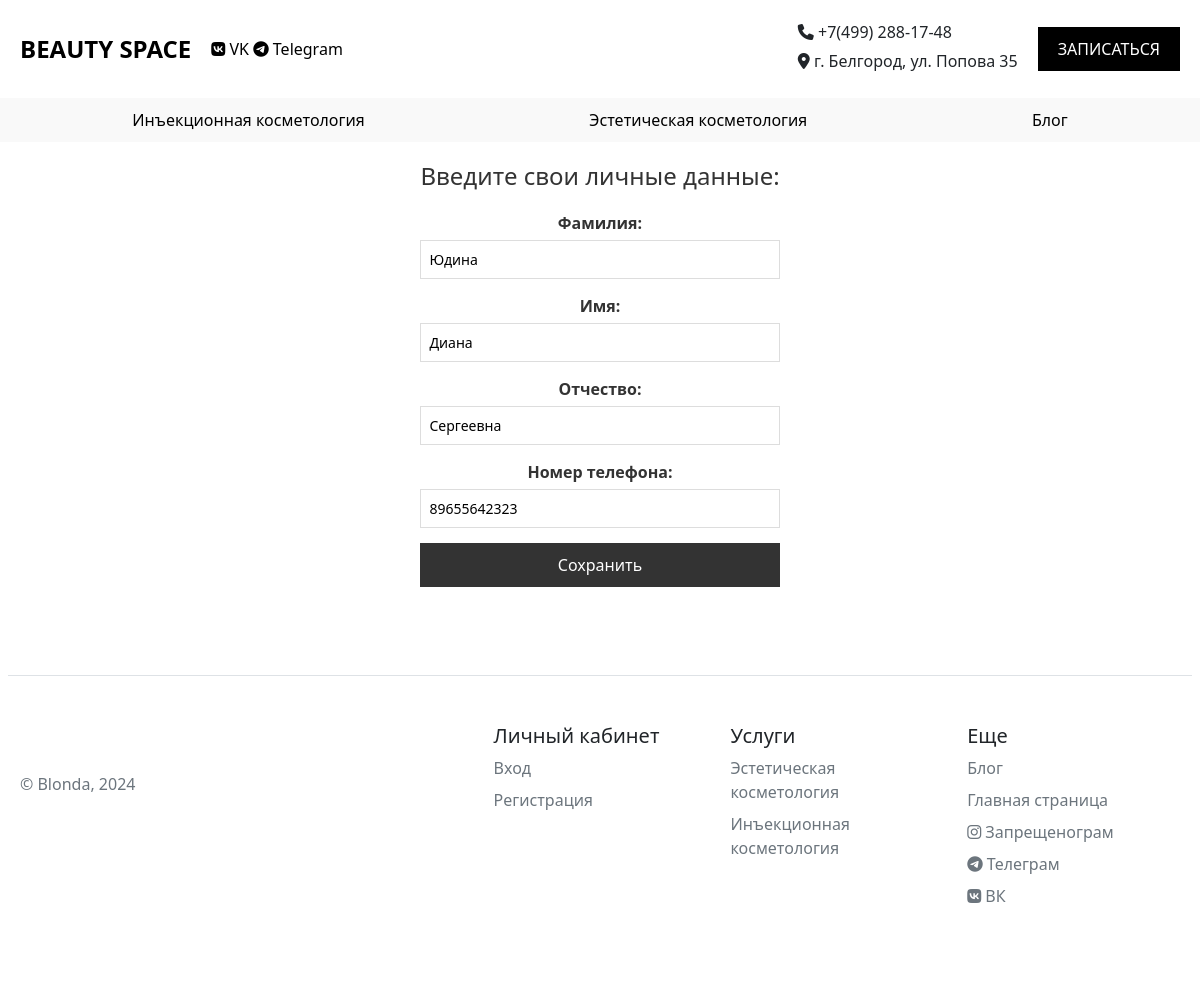
Page /profile_info/ (signed in) on the committed database.
### main/models.py (models this page shows, shortened)
class UserProfile(models.Model):
    user = models.OneToOneField(User, on_delete=models.CASCADE)
    is_superuser = models.BooleanField(default=False)
    surname = models.CharField(max_length=25, blank=True, default='', verbose_name='Фамилия')
    name = models.CharField(max_length=25, blank=True, default='', verbose_name='Имя')
    patronymic = models.CharField(max_length=25, blank=True, default='', verbose_name='Отчество')
    phone_number = models.CharField(max_length=15, blank=True, default='', verbose_name='Номер телефона')
    class Meta:
        verbose_name = 'Профиль пользователя'
        verbose_name_plural = 'Профили пользователей'

### main/views.py (the view)
# urls.py: path('profile_info/', views.profile_info, name='profile_info'),
@login_required
def profile_info(request):
    user_profile = UserProfile.objects.get(user=request.user)
    if request.method == 'POST':
        form = UpdateInfoForm(request.POST, instance=user_profile)
        if form.is_valid():
            form.save()
            return redirect('user_profile')
    else:
        form = UpdateInfoForm(instance=user_profile)
    return render(request, 'main/profile_info.html', {'form': form})

### main/forms.py (shortened to what this page needs)
class UpdateInfoForm(forms.ModelForm):   # редактирование информации о пользователе
    surname = forms.CharField(
        max_length=25,
        required=True,
        label='Фамилия')
    name = forms.CharField(
        max_length=25,
        required=True,
        label='Имя')
    patronymic = forms.CharField(
        max_length=25,
        required=True,
        label='Отчество')
    phone_number = forms.CharField(
        max_length=15,
        required=True,
        label='Номер телефона')
    class Meta:
        model = UserProfile
        fields = ('surname', 'name', 'patronymic', 'phone_number')

### main/templates/main/profile_info.html (shortened to what this page needs)
{% extends 'main/layout.html' %}
{% load static %}
{% block content %}
<form method="post">
    <h2>Введите свои личные данные:</h2>
    {{ form.as_p }}
    <button class="custom-button-dark" type="submit">Сохранить</button>
</form>
{% endblock %}

### main/static/main/stylesheet/style.css (style rules this page uses)
body { display: flex; flex-direction: column; align-items: center; justify-content: center; }
form { padding: 20px; width: 100%; max-width: 400px; }
form h2 { margin-bottom: 20px; font-size: 24px; color: #333333; text-align: center; }
form p { margin-bottom: 15px; }
form label { display: block; margin-bottom: 5px; font-weight: bold; color: #333333; }
form input[type=text], form input[type=password], form input[type=email], form input[type=number], form select, form textarea { width: 100%; padding: 8px; border: 1px solid #dddddd; margin-bottom: 10px; display: block; font-size: 14px; }
.custom-button-dark { background-color: #333333; color: #fff; padding: 10px 20px; border: none; cursor: pointer; font-size: 16px; width: 100%; }

### rows in the picture
UserProfile: surname "Юдина", name "Диана", patronymic "Сергеевна", phone_number "89655642323"
